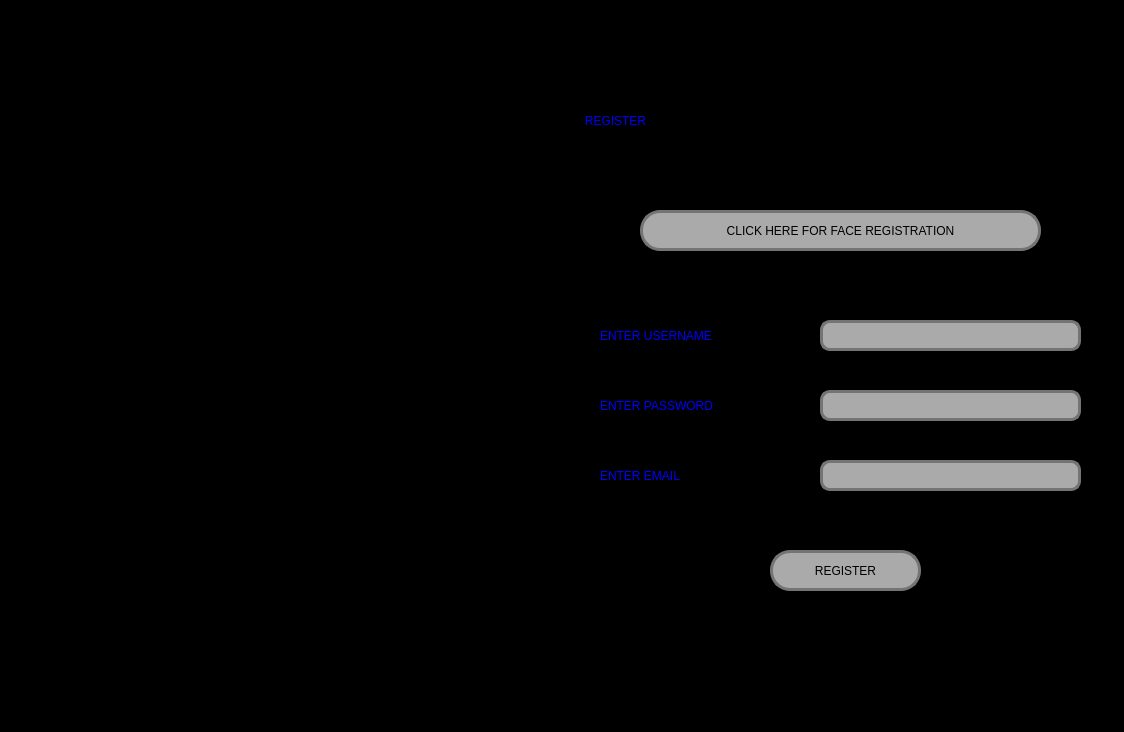
<?xml version="1.0" encoding="UTF-8"?>
<ui version="4.0">
 <class>Form</class>
 <widget class="QWidget" name="Form">
  <property name="geometry">
   <rect>
    <x>0</x>
    <y>0</y>
    <width>1124</width>
    <height>732</height>
   </rect>
  </property>
  <property name="windowTitle">
   <string>Form</string>
  </property>
  <property name="styleSheet">
   <string notr="true">background-color: rgb(0, 0, 255);
background-color: rgb(0, 0, 0);</string>
  </property>
  <widget class="QLabel" name="label">
   <property name="geometry">
    <rect>
     <x>0</x>
     <y>0</y>
     <width>651</width>
     <height>731</height>
    </rect>
   </property>
   <property name="styleSheet">
    <string notr="true">color: rgb(0, 0, 255);
font: 12pt &quot;MS Shell Dlg 2&quot;;</string>
   </property>
   <property name="text">
    <string/>
   </property>
   <property name="pixmap">
    <pixmap resource="../test7.qrc">:/newPrefix/ai23456.jpg</pixmap>
   </property>
   <property name="scaledContents">
    <bool>true</bool>
   </property>
   <property name="alignment">
    <set>Qt::AlignHCenter|Qt::AlignTop</set>
   </property>
  </widget>
  <widget class="QPushButton" name="pushButton">
   <property name="geometry">
    <rect>
     <x>640</x>
     <y>210</y>
     <width>401</width>
     <height>41</height>
    </rect>
   </property>
   <property name="styleSheet">
    <string notr="true">
QPushButton{
background-color: rgb(170,170,170);
border-radius: 20px;
font: 75 8pt &quot;MS Shell Dlg 2&quot; ;
font-color:rgb(170,170,170);
border:3px solid #747474;
}
QPushButton:hover{
background-color: #a5b6ff;
border:5px solid #0000ff ;
}</string>
   </property>
   <property name="text">
    <string>CLICK HERE FOR FACE REGISTRATION</string>
   </property>
  </widget>
  <widget class="QLabel" name="label_3">
   <property name="geometry">
    <rect>
     <x>600</x>
     <y>310</y>
     <width>171</width>
     <height>51</height>
    </rect>
   </property>
   <property name="styleSheet">
    <string notr="true">color: rgb(0, 0, 255);
font: 12pt &quot;MS Shell Dlg 2&quot;;</string>
   </property>
   <property name="text">
    <string>ENTER USERNAME</string>
   </property>
  </widget>
  <widget class="QLabel" name="label_4">
   <property name="geometry">
    <rect>
     <x>600</x>
     <y>390</y>
     <width>191</width>
     <height>31</height>
    </rect>
   </property>
   <property name="styleSheet">
    <string notr="true">color: rgb(0, 0, 255);
font: 12pt &quot;MS Shell Dlg 2&quot;;</string>
   </property>
   <property name="text">
    <string>ENTER PASSWORD</string>
   </property>
  </widget>
  <widget class="QLabel" name="label_5">
   <property name="geometry">
    <rect>
     <x>600</x>
     <y>460</y>
     <width>191</width>
     <height>31</height>
    </rect>
   </property>
   <property name="styleSheet">
    <string notr="true">color: rgb(0, 0, 255);
font: 12pt &quot;MS Shell Dlg 2&quot;;</string>
   </property>
   <property name="text">
    <string>ENTER EMAIL</string>
   </property>
  </widget>
  <widget class="QPushButton" name="pushButton_2">
   <property name="geometry">
    <rect>
     <x>770</x>
     <y>550</y>
     <width>151</width>
     <height>41</height>
    </rect>
   </property>
   <property name="styleSheet">
    <string notr="true">
QPushButton{
background-color: rgb(170,170,170);
border-radius: 20px;
font: 75 8pt &quot;MS Shell Dlg 2&quot;;
border:3px solid #747474;
}
QPushButton:hover{
background-color: #a5b6ff;
border:5px solid #0000ff ;
}</string>
   </property>
   <property name="text">
    <string>REGISTER</string>
   </property>
  </widget>
  <widget class="QLineEdit" name="lineEdit">
   <property name="geometry">
    <rect>
     <x>820</x>
     <y>320</y>
     <width>261</width>
     <height>31</height>
    </rect>
   </property>
   <property name="styleSheet">
    <string notr="true">QLineEdit{
background-color: rgb(170,170,170);
border:3px solid #747474;
border-radius: 10px;
font:Arial;
}
QLineEdit:Focus{
border:3px solid rgb(0,0,255);
background-color: rgb(255, 255, 255);
}</string>
   </property>
  </widget>
  <widget class="QLineEdit" name="lineEdit_2">
   <property name="geometry">
    <rect>
     <x>820</x>
     <y>390</y>
     <width>261</width>
     <height>31</height>
    </rect>
   </property>
   <property name="styleSheet">
    <string notr="true">QLineEdit{
background-color: rgb(170,170,170);
border:3px solid #747474;
border-radius: 10px;
font:Arial;
}
QLineEdit:Focus{
border:3px solid rgb(0,0,255);
background-color: rgb(255, 255, 255);
}</string>
   </property>
  </widget>
  <widget class="QLineEdit" name="lineEdit_3">
   <property name="geometry">
    <rect>
     <x>820</x>
     <y>460</y>
     <width>261</width>
     <height>31</height>
    </rect>
   </property>
   <property name="styleSheet">
    <string notr="true">QLineEdit{
background-color: rgb(170,170,170);
border:3px solid #747474;
border-radius: 10px;
font:Arial;
}
QLineEdit:Focus{
border:3px solid rgb(0,0,255);
background-color: rgb(255, 255, 255);
}</string>
   </property>
  </widget>
  <widget class="QLabel" name="label_6">
   <property name="geometry">
    <rect>
     <x>520</x>
     <y>90</y>
     <width>191</width>
     <height>61</height>
    </rect>
   </property>
   <property name="styleSheet">
    <string notr="true">color: rgb(0, 0, 255);
font: 24pt &quot;MS Shell Dlg 2&quot; ;
background-color: rgb(0, 0, 0);</string>
   </property>
   <property name="text">
    <string>REGISTER</string>
   </property>
   <property name="alignment">
    <set>Qt::AlignCenter</set>
   </property>
  </widget>
 </widget>
 <resources>
  <include location="../test5.qrc"/>
  <include location="../test7.qrc"/>
 </resources>
 <connections/>
</ui>
